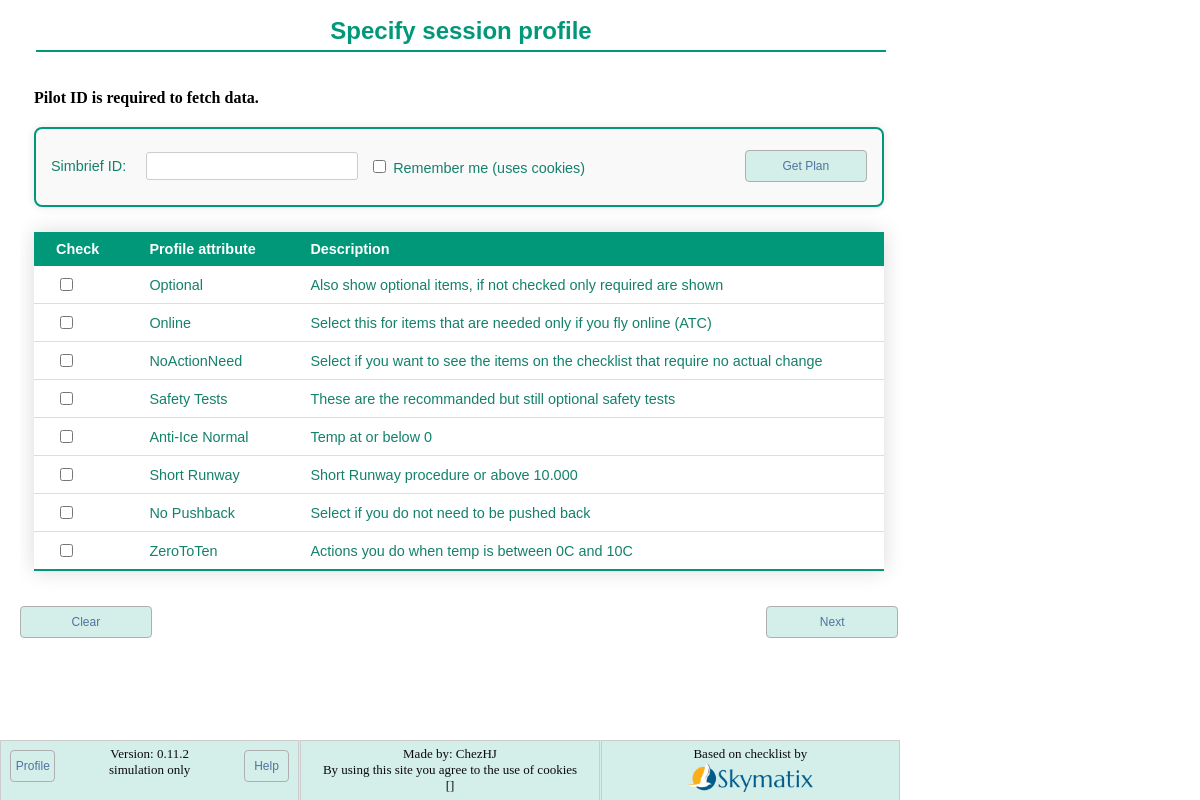
The app's page /, older data.
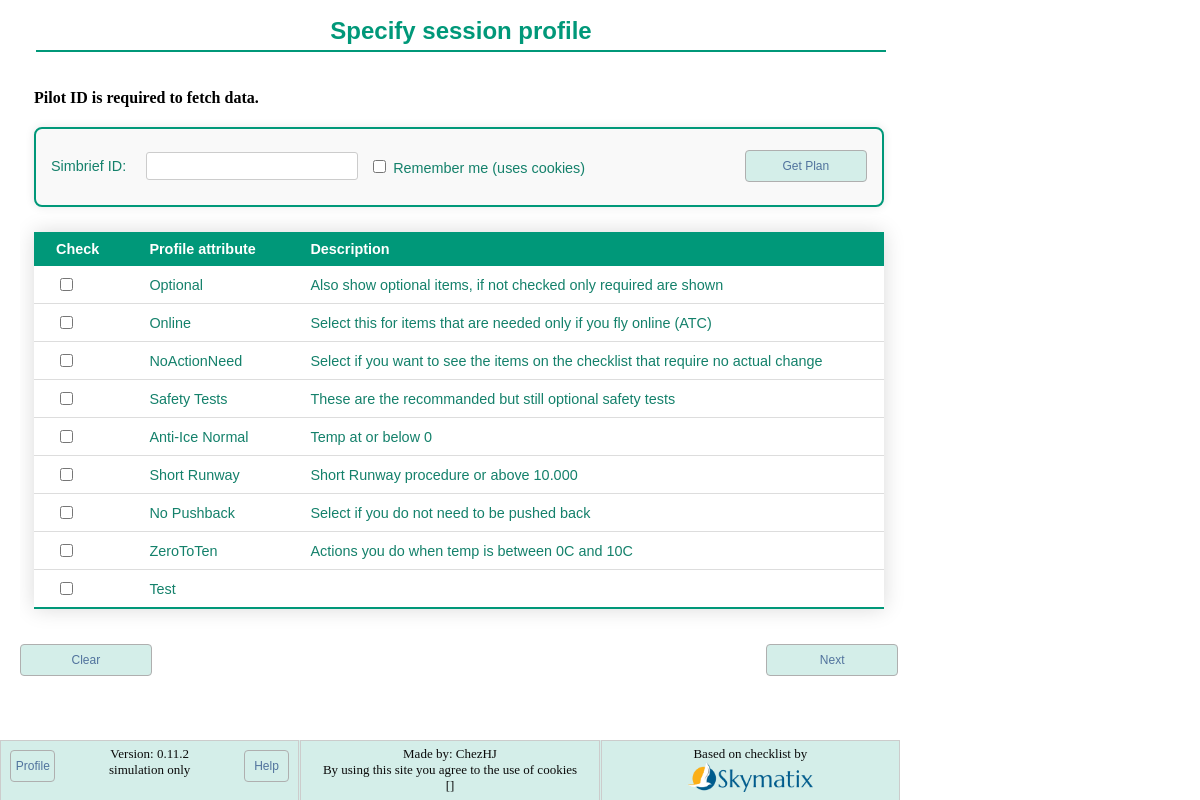
The same page, newer data.
### checklist/models.py (models this page shows, shortened)
class Attribute(models.Model):
    title = models.CharField(max_length=30)
    order = models.PositiveIntegerField()
    description = models.TextField(blank=True)
    show = models.BooleanField(default="True")
    over_ruled_by = models.ForeignKey(
        "self", on_delete=models.SET_NULL, blank=True, null=True
    )
    btn_color = ColorField(default="#194D33")

### checklist/views.py (the view, shortened to what this page needs)
# urls.py: path("", views.profile_view, name="start"),
def profile_view(request):
    if request.method == "POST":
        if "Clean" in request.POST:
            print("Cleaning session")
            request.session.flush()
    simbrief_pilot_id = request.COOKIES.get("simbrief_pilot_id")
    if not simbrief_pilot_id and "simbrief_id" in request.POST:
        simbrief_pilot_id = request.POST["simbrief_id"]
    simbrief = SimBrief(simbrief_pilot_id)
    simbrief.fetch_data()
    update_profile_with_simbrief(request, simbrief)
    response = TemplateResponse(
        request,
        "checklist/profile.html",
        {
            "attributes": Attribute.objects.order_by("order"),
            "origin": simbrief.origin or "Unknown",
            "elevation": simbrief.elevation or "Unknown",
            "temperature": simbrief.temperature or "Unknown",
            "runway": simbrief.runway or "Unknown",
            "rwy_length": simbrief.rwy_length or "Unknown",
            "altimeter": simbrief.altimeter or "Unknown",
            "flap_setting": simbrief.flap_setting or "Unknown",
            "bleed_setting": simbrief.bleed_setting or "Unknown",
            "simbrief_id": simbrief.pilot_id or "",
            "error_message": simbrief.error_message or "",
        },
    )
    return response

### checklist/simbrief.py (called while the page is built, shortened)
    def fetch_data(self):
        if not self.pilot_id:
            self.error_message = "Pilot ID is required to fetch data."
            return

### checklist/templatetags/environment_tags.py (called while the page is built)
@register.filter
def setting(key):
    return getattr(conf_settings, key, None)

### checklist/views.py (called while the page is built, shortened)
def update_profile_with_simbrief(request, simbrief):
    attlist = request.session.get("attrib", [])
    if simbrief.bleed_setting == "OFF":
        if 8 not in attlist:
            attlist.append(8)
    else:
        if 8 in attlist:
            attlist.remove(8)
    request.session["attrib"] = attlist

### checklist/templates/checklist/profile.html (shortened to what this page needs)
{% extends "checklist/base.html" %}
{% load environment_tags %}
{% block content %}
    <div class="fit-content">
        <fieldset class="no-border">
            <legend>
                <h1>Specify session profile</h1>
            </legend>
            {% if error_message %}
                <p>
                    <strong>{{ error_message }}</strong>
                </p>
            {% endif %}
            <div class="profile-section">
                {% if simbrief_id and error_message == "" %}
                    <p class="styled-text">
                        Departure Airport: <strong>{{ origin }}</strong>,
                        Alt: <strong>{{ elevation }}</strong>,
                        RWY:<strong>{{ runway }} ({{ rwy_length }})</strong>,
                        Temp:<strong>{{ temperature }}</strong>
                    </br>
                    Departure setting - Flaps: <strong>{{ flap_setting }}</strong> Bleed: <strong>{{ bleed_setting }}</strong>
                    (based on Simbrief plan, not a proper takeoff performance calculation)
                </p>
            {% else %}
                <p class="styled-text">
                    <form action="{% url 'checklist:profile' %}"
                          method="post"
                          class="profile-form">
                        <label for="simbrief_id" class="form-label">Simbrief ID:</label>
                        <input type="text"
                               id="simbrief_id"
                               name="simbrief_id"
                               value="{{ simbrief_id }}"
                               class="form-input">
                        <label for="remember_me" class="form-label form-right">
                            <input type="checkbox"
                                   id="remember_me"
                                   name="remember_me"
                                   value="1"
                                   class="form-checkbox"
                                   {% if remember_me %}checked{% endif %}>
                            Remember me (uses cookies)
                        </label>
                        <input type="submit" value="Get Plan" class="btn btn-right">
                    </form>
                </p>
            {% endif %}
        </div>
        <form action="{% url 'checklist:update_profile' %}" method="post">
            <table id="Table1" class="styled-table">
                <thead>
                    <tr>
                        <th>Check</th>
                        <th>Profile attribute</th>
                        <th>Description</th>
                    </tr>
                </thead>
                <tbody>
                    {% for check in attributes.all %}
                        {% if check.show %}
                            <tr>
                                <td>
                                    <input type="checkbox"
                                           name="attributes"
                                           id="{{ forloop.counter }}"
                                           value="{{ check.id }}"
                                           {% if check.id in request.session.attrib %}CHECKED{% endif %} />
                                </td>
                                <td>
                                    <label for="{{ forloop.counter|escape }}">{{ check.title }}</label>
                                </td>
                                <td>
                                    <label for="{{ forloop.counter }}">{{ check.description }}</label>
                                </td>
                            </tr>
                        {% endif %}
                    {% endfor %}
                </tbody>
            </table>
        </fieldset>
        <input class="btn btn-right" type="submit" value="Next">
    <form action="{% url 'checklist:profile' %}" method="post" class="inline">
        <button type="submit" class="btn btn-left">Clear</button>
    </form>
</div>
{% endblock content %}
{% block footer %}
    {% if 'DEBUG'|setting == True %}{{ request.session.attrib }}{% endif %}
{% endblock footer %}

Row changes from the older to the newer data that the page shows:
added Attribute: title "Test"
